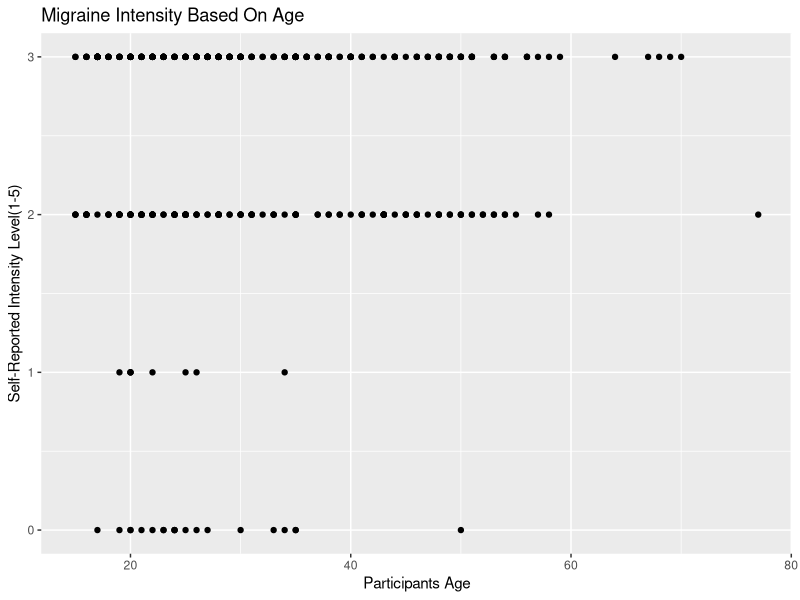
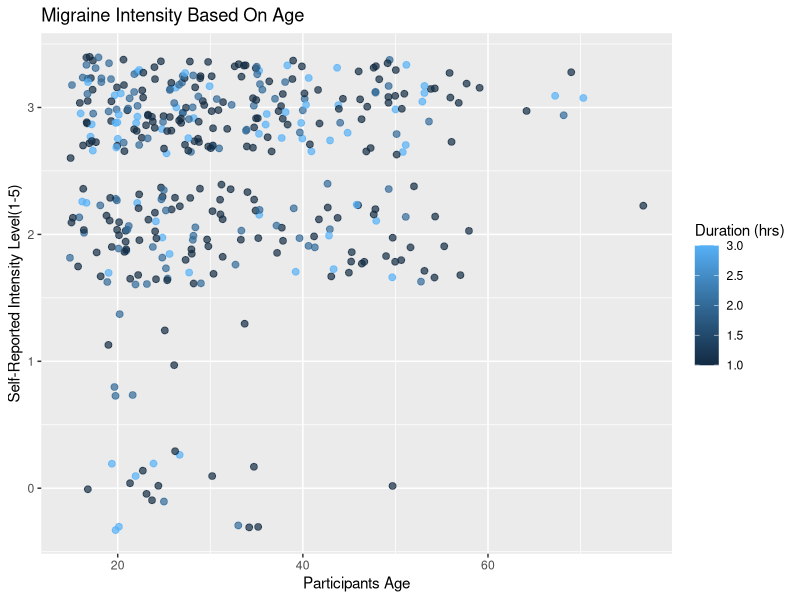
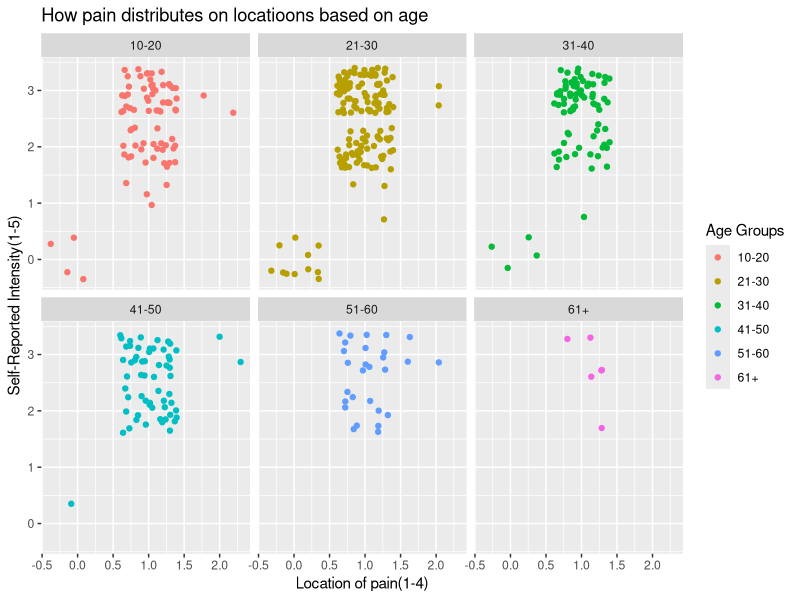
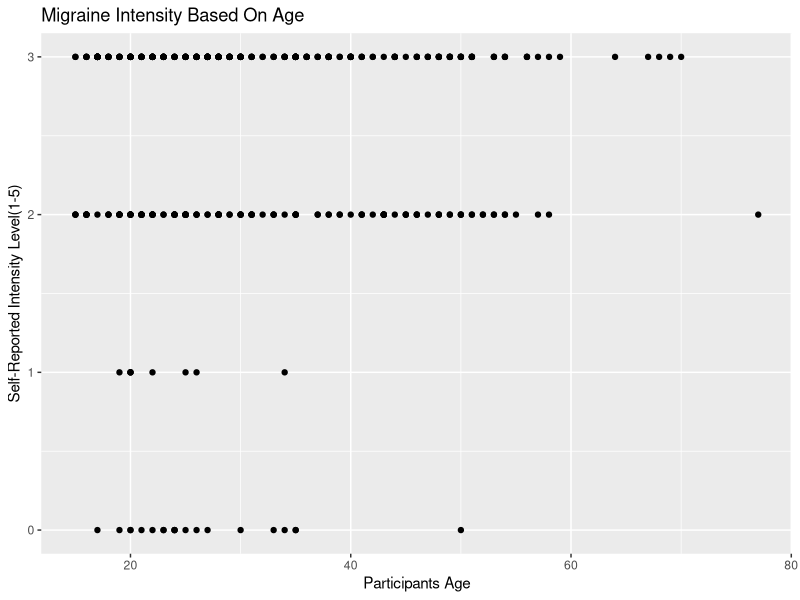
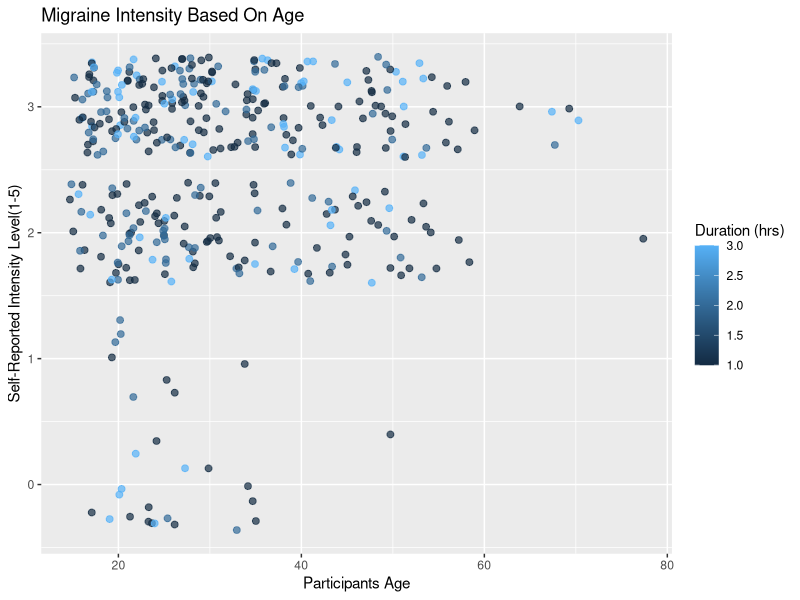
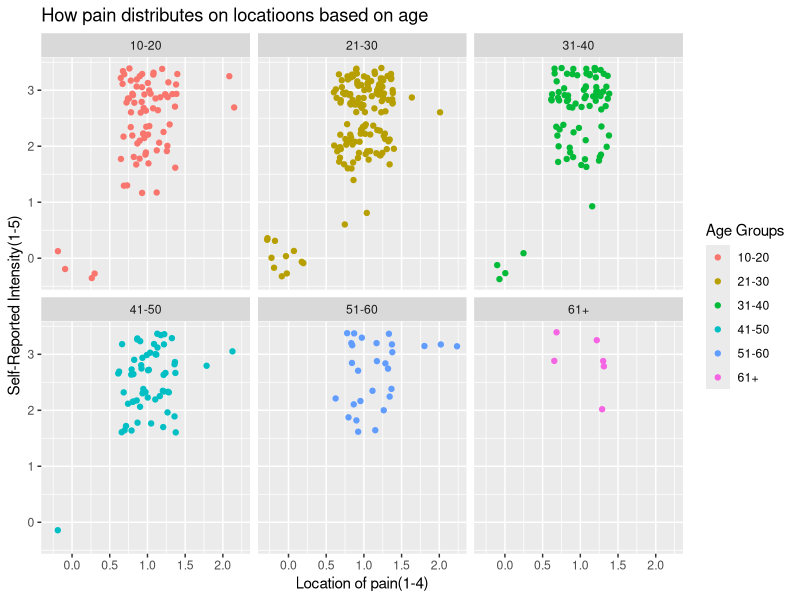

R code for these plots, in order:
## ---- chunk 1
#Setting up our data set and packages needed
library(ggplot2)
library(tidyverse)
migraine_symptom_classification <- read.csv("migraine_symptom_classification.csv")
## ---- chunk 2
intensity_vs_age <- 
  ggplot(data = migraine_symptom_classification,
 mapping = aes(y = Intensity, x = Age)) +
  geom_point() + labs(x = "Participants Age",y = "Self-Reported Intensity Level(1-5)",
  title = "Migraine Intensity Based On Age") 

intensity_vs_age
ggsave(filename = "intensity_vs_age.png")

## ---- chunk 3
pain_duration_vs_age <- 
  ggplot(data = migraine_symptom_classification,
         mapping = aes(y = Intensity, x = Age, color = Duration)) + 
  geom_point(position = "jitter", alpha = 0.7, size = 2) + labs(
    x = "Participants Age", y = "Self-Reported Intensity Level(1-5)",
    title = "Migraine Intensity Based On Age", color = "Duration (hrs)")

pain_duration_vs_age
ggsave(filename = "pain_duration_vs_age.png")
## ---- chunk 4
#mutating a new data set that groups participants based on age range
new_migraine_symptom_classification <- migraine_symptom_classification |>
  mutate(age_grouped = case_when(
  Age > 10 & Age <= 20 ~ "10-20",Age > 20 & Age <= 30 ~"21-30", 
  Age > 30 & Age <= 40 ~"31-40", Age > 40 & Age <= 50 ~"41-50", 
  Age > 50 & Age <= 60 ~"51-60", Age > 60 & Age <= 90 ~"61+",))

#creates new graph with new variablefor age given 
intensity_vs_location <- ggplot(data = new_migraine_symptom_classification, 
         mapping = aes(x = Location, y = Intensity, color = age_grouped)) +
  geom_point(position = "jitter") + 
  facet_wrap(~age_grouped) + 
  labs(x = "Location of pain(1-4)", y = "Self-Reported Intensity(1-5)",
       title = "How pain distributes on locatioons based on age", color = "Age Groups")


intensity_vs_location
ggsave(filename = "intensity_vs_location.png")

